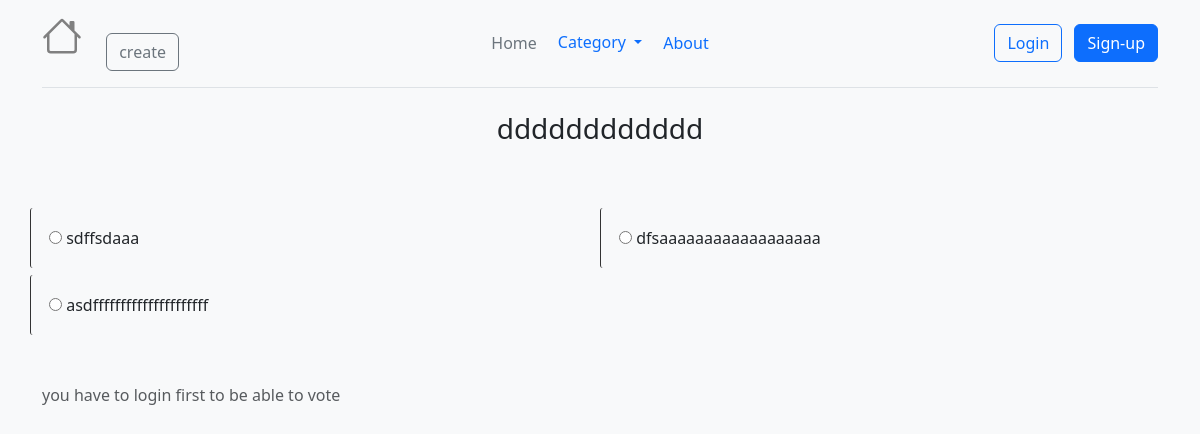
/poll/3, run on the app's committed database.
### poll/models.py (models this page shows, shortened)
class Question(models.Model):
    author = models.ForeignKey(User, on_delete=models.CASCADE, related_name='questions')
    q_text = models.CharField(max_length=200)
    category = models.ForeignKey(Category, on_delete=models.CASCADE, related_name='questions')
    pub_date = models.DateTimeField('date published', auto_now_add=True)
    participants = models.ManyToManyField(User, blank=True)
    class Meta:
        ordering = ['-pub_date']
    def is_voted(self, user):
        if user in self.participants.all():
            return True
        return False

class Choice(models.Model):
    question = models.ForeignKey(Question, on_delete=models.CASCADE, related_name='choices')
    c_text = models.CharField(max_length=100)
    vote = models.IntegerField(default=0)

### poll/views.py (the view)
# urls.py: path('poll/<int:id>', views.poll_detail, name='poll_detail'),
def poll_detail(request, id):
    question = get_object_or_404(Question, id=id)
    if request.method == 'POST':
        question.participants.add(request.user)
        voted = request.POST['voted']
        choice = get_object_or_404(Choice, id=int(voted))
        choice.vote += 1
        choice.save()
    context = {'question': question,
        'is_voted': question.is_voted(request.user),
    }
    return render(request, 'poll_detail.html', context)

### poll/context_processors.py (called while the page is built)
def categories(request):
    return {'categories':Category.objects.all()}

### poll/models.py (called while the page is built)
    def get_absolute_url(self):
        return reverse('poll_category', kwargs={'slug': self.slug})

### poll/templates/poll_detail.html (shortened to what this page needs)
{% extends 'base.html' %}
{% block content %}
    {% if is_voted %}
    <div class="d-flex justify-content-center">
            <h3>You participated in this poll before</h3>
    </div><br><br>
        <div class="d-flex justify-content-center">
        <p style="display: inline; margin-right: 20px ">Click here to see the poll results</p>
        <a href="{% url 'poll_results' question.id %}" class="btn btn btn-secondary">see results</a>
        </div>
    {% else %}
    <div class="d-flex justify-content-center">
        <h3>{{ question.q_text }}</h3>
    </div>
    <br><br>
    <form action="" method="post">{% csrf_token %}
        <div class="container">
            <div class="row row-cols-2">
            {% for choice in question.choices.all %}
                <div class="col" style="padding: 18px; margin-top: 7px; border-left: 1px solid #333; border-radius: 3px;">
                    <input type="radio" name="voted" id="{{ choice.id }}" value="{{ choice.id }}">
                    <label for="{{ choice.id }}">{{ choice.c_text }}</label>
                </div>
            {% endfor %}
            </div>
            {% if request.user.is_authenticated %}
            <div class="d-flex justify-content-end">
                <button type="submit" class="btn btn-outline-secondary" style="margin-top: 20px;">submit</button>
            {% else %}
                <p class="mt-5 mb-3 text-body-secondary">you have to login first to be able to vote</p>
            </div>
            {% endif %}
    </form>
    {% endif %}
{% endblock %}

### data on the page
Question: q_text "dddddddddddd"
Choice: c_text "sdffsdaaa"
Choice: c_text "dfsaaaaaaaaaaaaaaaaaa"
Choice: c_text "asdfffffffffffffffffffff"
